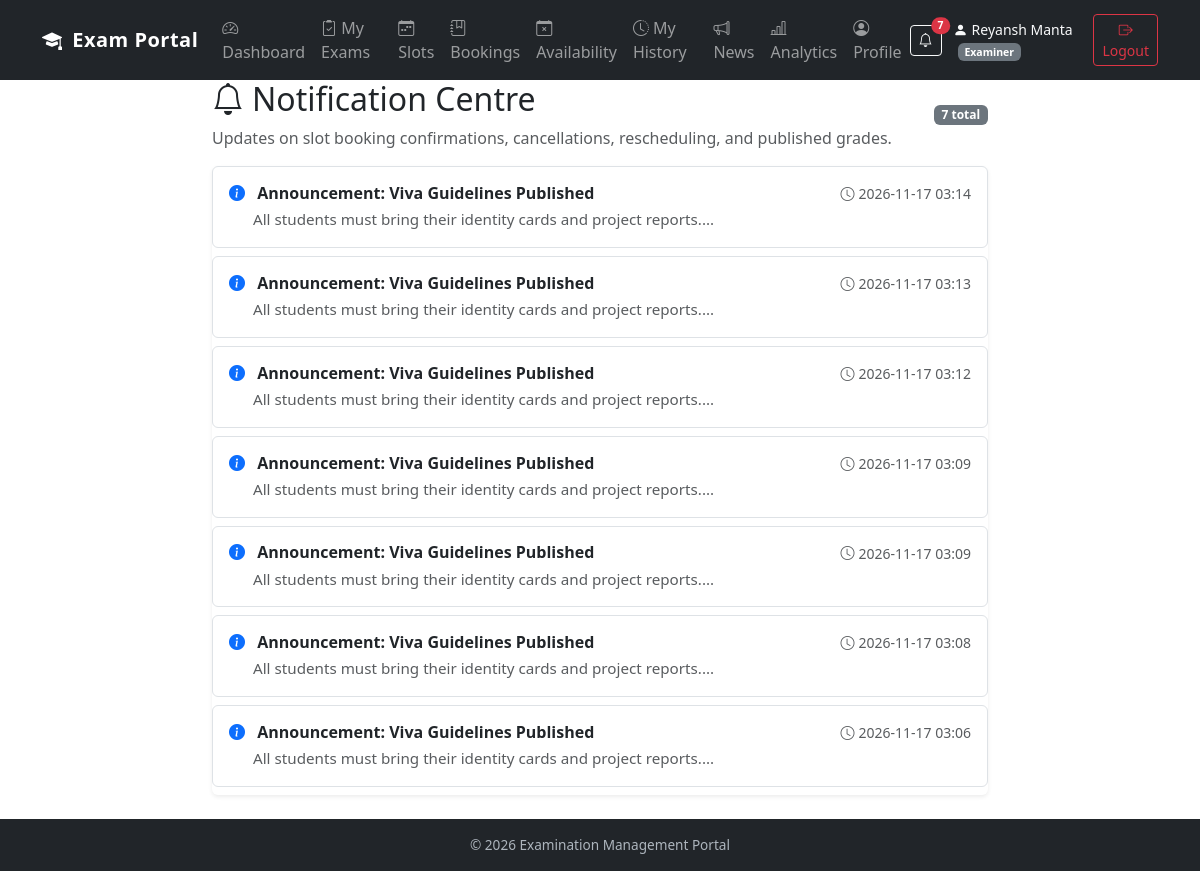
The page /notifications (signed in) on the database its author committed.
### models.py (models this page shows, shortened)
class Notification(db.Model):
    id = db.Column(db.Integer, primary_key=True)
    user_id = db.Column(db.Integer, db.ForeignKey("user.id"), nullable=False)
    title = db.Column(db.String(200), nullable=False)
    message = db.Column(db.String(1000), nullable=False)
    category = db.Column(db.String(50), default="info")  # success, warning, info, danger
    is_read = db.Column(db.Boolean, default=False)
    created_at = db.Column(db.String(30), nullable=False)
    user = db.relationship("User", backref="notifications")

### app.py (the view)
@app.route("/notifications")
def notifications_view():
    if "user_id" not in session:
        return redirect(url_for("login"))
    user_id = session["user_id"]
    notifications = Notification.query.filter_by(user_id=user_id).order_by(Notification.id.desc()).all()
    for n in notifications:
        n.is_read = True
    db.session.commit()
    return render_template(
        "notifications.html",
        notifications=notifications
    )

### app.py (called while the page is built)
@app.context_processor
def inject_global_data():
    unread_count = 0
    if "user_id" in session:
        unread_count = Notification.query.filter_by(
            user_id=session["user_id"],
            is_read=False
        ).count()
    return {"unread_notifications_count": unread_count}

### templates/notifications.html (shortened to what this page needs)
{% extends "base.html" %}
{% block content %}
<div class="container mt-4" style="max-width: 800px;">
    <div class="d-flex justify-content-between align-items-center mb-3">
        <div>
            <h2><i class="bi bi-bell me-2"></i>Notification Centre</h2>
            <p class="text-muted mb-0">Updates on slot booking confirmations, cancellations, rescheduling, and published grades.</p>
        </div>
        <span class="badge bg-secondary">{{ notifications|length }} total</span>
    </div>
    {% if notifications %}
    <div class="list-group shadow-sm">
        {% for n in notifications %}
        <div class="list-group-item list-group-item-action p-3 mb-2 border rounded">
            <div class="d-flex w-100 justify-content-between align-items-center mb-1">
                <h6 class="mb-0 fw-bold">
                    {% if n.category == 'success' %}
                        <i class="bi bi-check-circle-fill text-success me-2"></i>
                    {% elif n.category == 'warning' %}
                        <i class="bi bi-exclamation-triangle-fill text-warning me-2"></i>
                    {% elif n.category == 'danger' %}
                        <i class="bi bi-x-circle-fill text-danger me-2"></i>
                    {% else %}
                        <i class="bi bi-info-circle-fill text-primary me-2"></i>
                    {% endif %}
                    {{ n.title }}
                </h6>
                <small class="text-muted"><i class="bi bi-clock me-1"></i>{{ n.created_at }}</small>
            </div>
            <p class="mb-0 text-muted ps-4" style="font-size: 0.95rem;">{{ n.message }}</p>
        </div>
        {% endfor %}
    </div>
    {% endif %}
</div>
{% endblock %}

### templates/base.html (style rules this page uses)
body { padding-top: 56px; }

### rows shown on the page
Notification: category "info" (drawn), title "Announcement: Viva Guidelines Published", created_at "2026-11-17 03:14", message "All students must bring their identity cards and project reports...."
Notification: category "info" (drawn), title "Announcement: Viva Guidelines Published", created_at "2026-11-17 03:13", message "All students must bring their identity cards and project reports...."
Notification: category "info" (drawn), title "Announcement: Viva Guidelines Published", created_at "2026-11-17 03:12", message "All students must bring their identity cards and project reports...."
Notification: category "info" (drawn), title "Announcement: Viva Guidelines Published", created_at "2026-11-17 03:09", message "All students must bring their identity cards and project reports...."
Notification: category "info" (drawn), title "Announcement: Viva Guidelines Published", created_at "2026-11-17 03:09", message "All students must bring their identity cards and project reports...."
Notification: category "info" (drawn), title "Announcement: Viva Guidelines Published", created_at "2026-11-17 03:08", message "All students must bring their identity cards and project reports...."
Notification: category "info" (drawn), title "Announcement: Viva Guidelines Published", created_at "2026-11-17 03:06", message "All students must bring their identity cards and project reports...."

### other values the page prints
{{ unread_notifications_count }} "7"
{{ session.get("user_name") }} "Reyansh Manta"
{{ session.get("role") }} "Examiner"
{{ notifications|length }} "7"
